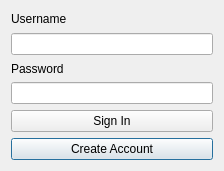
<?xml version="1.0" encoding="UTF-8"?>
<ui version="4.0">
 <class>userDialog</class>
 <widget class="QDialog" name="userDialog">
  <property name="geometry">
   <rect>
    <x>0</x>
    <y>0</y>
    <width>224</width>
    <height>171</height>
   </rect>
  </property>
  <property name="windowTitle">
   <string>Dialog</string>
  </property>
  <layout class="QGridLayout" name="gridLayout">
   <item row="0" column="0">
    <widget class="QLabel" name="label">
     <property name="text">
      <string>Username</string>
     </property>
    </widget>
   </item>
   <item row="2" column="0">
    <widget class="QLabel" name="label_2">
     <property name="text">
      <string>Password</string>
     </property>
    </widget>
   </item>
   <item row="1" column="0" colspan="2">
    <widget class="QLineEdit" name="lineEdit"/>
   </item>
   <item row="3" column="0" colspan="2">
    <widget class="QLineEdit" name="lineEdit_2"/>
   </item>
   <item row="9" column="0" colspan="2">
    <widget class="QPushButton" name="createaccount">
     <property name="text">
      <string>Create Account</string>
     </property>
    </widget>
   </item>
   <item row="4" column="0" colspan="2">
    <widget class="QPushButton" name="signin">
     <property name="text">
      <string>Sign In</string>
     </property>
    </widget>
   </item>
  </layout>
 </widget>
 <resources/>
 <connections/>
</ui>
